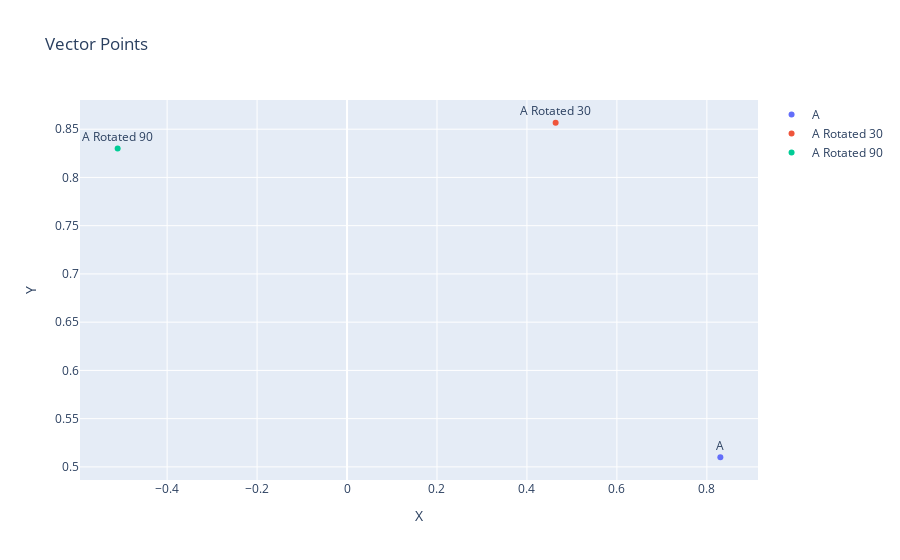

Notebook code cell kept with this figure:
### Code cell
plot_vector_points([A, ART, ART2], names=["A", "A Rotated 30", "A Rotated 90"])

### Figure 1 — Plotly figure (JSON) as saved in the notebook; plotly's stock layout.template omitted (floating-point values rounded to 4 significant figures)
{"data": [{"mode": "markers+text", "name": "A", "text": ["A"], "textposition": "top center", "type": "scatter", "x": [0.83], "y": [0.51]}, {"mode": "markers+text", "name": "A Rotated 30", "text": ["A Rotated 30"], "textposition": "top center", "type": "scatter", "x": [0.4638], "y": [0.8567]}, {"mode": "markers+text", "name": "A Rotated 90", "text": ["A Rotated 90"], "textposition": "top center", "type": "scatter", "x": [-0.51], "y": [0.83]}], "layout": {"showlegend": true, "title": {"text": "Vector Points"}, "xaxis": {"title": {"text": "X"}}, "yaxis": {"title": {"text": "Y"}}}}
